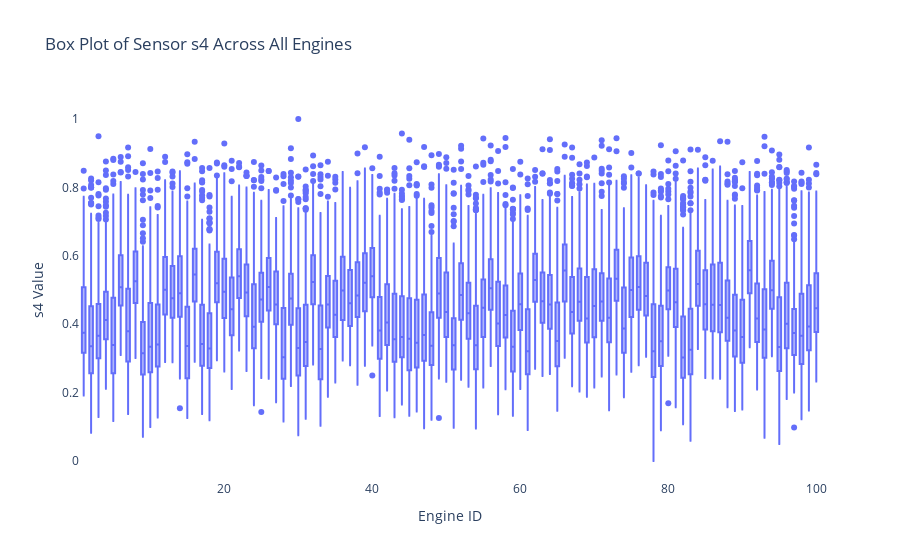

Notebook code for this chart:
### Markdown cell above
## Box Plots for Sensor Data Over Different Engines

### Code cell
fig = px.box(train_df, x='id', y=sensor_cols[1], 
             title=f'Box Plot of Sensor {sensor_cols[1]} Across All Engines')
fig.update_layout(
    xaxis_title='Engine ID',
    yaxis_title=f'{sensor_cols[1]} Value',
    plot_bgcolor='white'
)
fig.show()

### Figure 1 — Plotly figure (JSON) as saved in the notebook; plotly's stock layout.template omitted (floating-point values rounded to 4 significant figures; data arrays with more than 128 entries replaced by an {"elided": "..."} marker saying what was removed)
{"data": [{"alignmentgroup": "True", "hovertemplate": "id=%{x}<br>s4=%{y}<extra></extra>", "legendgroup": "", "marker": {"color": "#636efa"}, "name": "", "notched": false, "offsetgroup": "", "orientation": "v", "showlegend": false, "type": "box", "x": {"elided": "20631 int values"}, "x0": " ", "xaxis": "x", "y": {"elided": "20631 float values"}, "y0": " ", "yaxis": "y"}], "layout": {"boxmode": "group", "legend": {"tracegroupgap": 0}, "plot_bgcolor": "white", "title": {"text": "Box Plot of Sensor s4 Across All Engines"}, "xaxis": {"anchor": "y", "domain": [0, 1], "title": {"text": "Engine ID"}}, "yaxis": {"anchor": "x", "domain": [0, 1], "title": {"text": "s4 Value"}}}}
